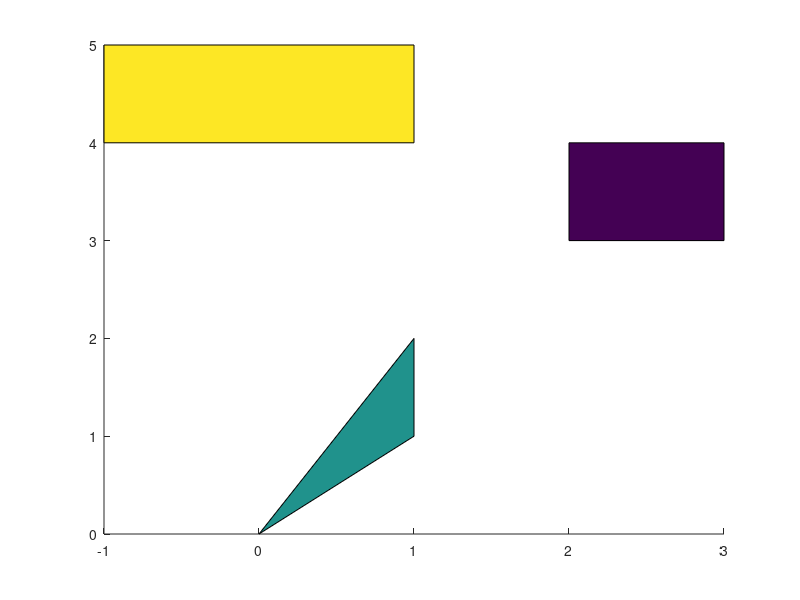

This figure's MATLAB source:
x = [0 1 1 0 0, 2 3 3 2 2,-1 1 1 -1 -1];
y = [0 1 2 0 0, 3 3 4 4 3, 4 4 5  5  4];
x=reshape(x,5,3)
y=reshape(y,5,3)
h=patch(x,y,[1;0;2]);
